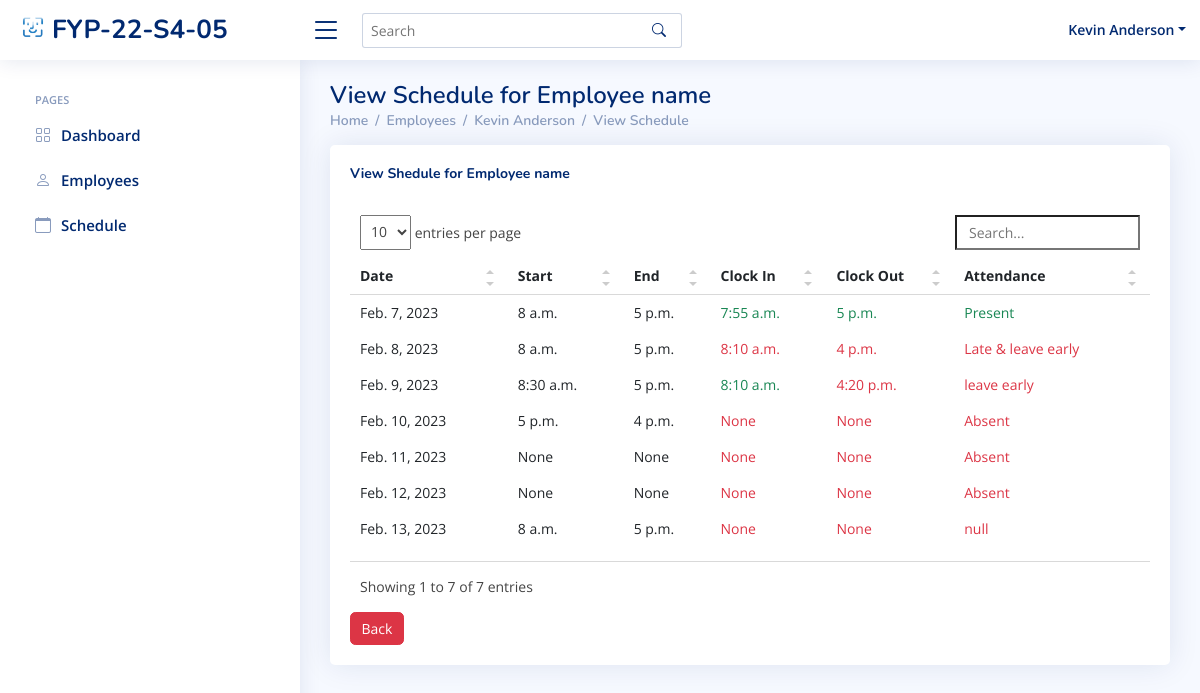
/HR/Employee/Schedule/8/ (signed in), run on an earlier commit of the app's database.
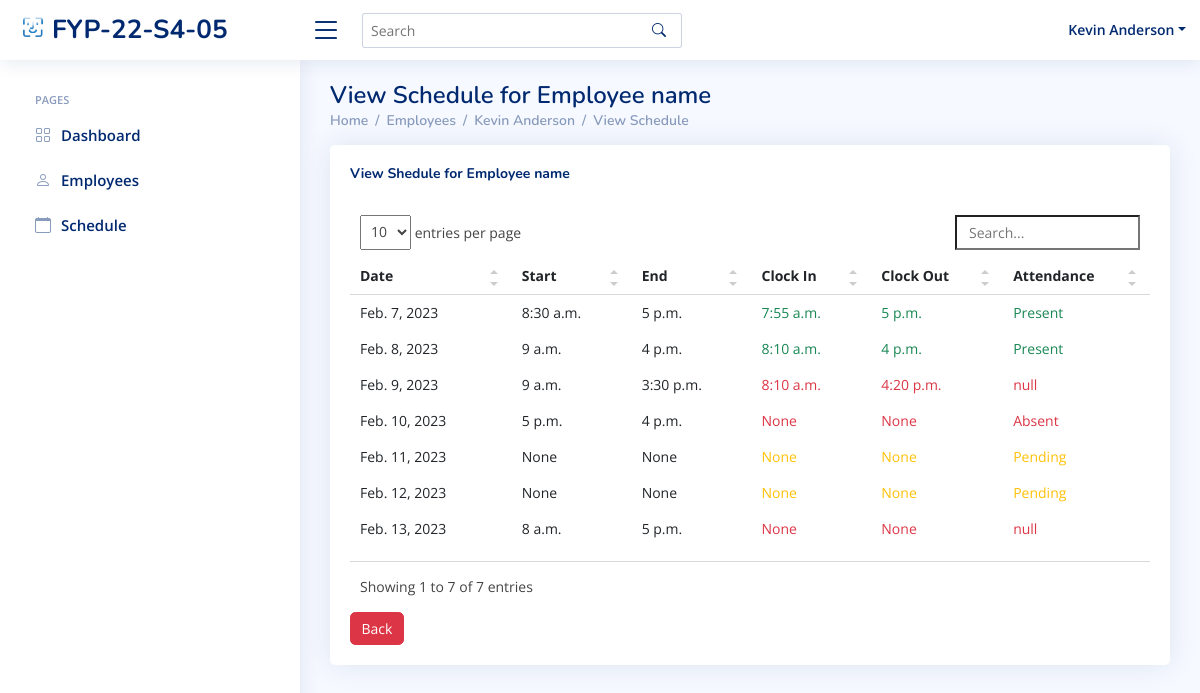
And on a later commit of the database.
### index/models.py (models this page shows, shortened)
class Employee(models.Model):
	Employee_ID = models.IntegerField(primary_key=True)
	Full_Name = models.CharField(max_length=100)
	Job_Title = models.CharField(max_length=100)
	Phone_Number = models.CharField(max_length=100)
	salt = models.CharField(max_length=50, null=True)
	Email_Address = models.EmailField()
	Role = models.ForeignKey(Role, on_delete=models.CASCADE)
	Profile_Image = models.ImageField(null=True,blank=True, upload_to='profile_pics/')
	Password = models.CharField(max_length=256)
	Start_Date = models.DateField(auto_now_add=True)

class WorkSchedule(models.Model):
	WorkSchedule_id = models.BigAutoField(primary_key=True)
	Employee = models.ForeignKey(Employee,on_delete=models.DO_NOTHING)
	InTime = models.TimeField(max_length=256, null=True, blank=True)
	OutTime = models.TimeField(max_length=256, null=True, blank=True)
	Mark = models.CharField(max_length=256,null=True)
	StartDate = models.DateField()
	StartTime = models.TimeField(null=True)
	EndTime = models.TimeField(null=True)
	class Meta:
		db_table = 'WorkSchedule'

### index/views/HR.py (the view)
# urls.py: path('HR/Employee/Schedule/<int:Editempid>/', HR.Employee_View_Schedule, name='EmployeeSchedule'),
def Employee_View_Schedule(request,Editempid):
	if 'Employee_ID' in request.session:
		currentEmployee = Employee.objects.get(Employee_ID=request.session['Employee_ID'])
		Emp = Employee.objects.get(Employee_ID=Editempid)
		Emp_Atten = WorkSchedule.objects.filter(Employee_id=Editempid).filter(StartDate__lte=currentDate).order_by('StartDate')
		context={
		'Employee_ID': currentEmployee.Employee_ID,
		'Job_Title': currentEmployee.Job_Title,
		'Full_Name': currentEmployee.Full_Name,
		"Emp_id" :Emp.Employee_ID,
		'Name' : Emp.Full_Name,
		'AttenData':Emp_Atten,
		}
		return render(request, 'HR/employees-view-schedule.html',context)

### templates/HR/employees-view-schedule.html (shortened to what this page needs)
{% extends "index/base.html" %}
{% load static %}
{% block content %}
{% include 'HR/HR_base.html'%}
  <main id="main" class="main">
    <div class="pagetitle">
      <h1>View Schedule for Employee name</h1>
      <nav>
        <ol class="breadcrumb">
          <li class="breadcrumb-item"><a href="{% url 'HR_home' %}">Home</a></li>
          <li class="breadcrumb-item "><a href="{% url 'EmployeesPage' %}">Employees</a></li>
          <li class="breadcrumb-item"><a href="javascript:" onclick='setGetParameter( "{{ Emp_id}} ")'>{{ Name }}</a></li>
            <li class="breadcrumb-item active"><a href="{% url 'EmployeeSchedule' Emp_id %}">View Schedule</a></li>
        </ol>
      </nav>
    </div>
    <section class="section">
      <div class="row">
        <div class="col-lg-12">
          <div class="card recent-sales overflow-auto">
            <div class="card-body">
              <div class="col-lg-12 align-items-center justify-content-center card-title">
                <h5 class="float-start"><b>View Shedule for Employee name</b></h5>
                <br>
              </div>
              <table class="table table-borderless datatable">
                <thead>
                  <tr>
                    <th scope="col">Date</th>
                    <th scope="col">Start</th>
                    <th scope="col">End</th>
                    <th scope="col">Clock In</th>
                    <th scope="col">Clock Out</th>
                    <th scope="col">Attendance</th>
                  </tr>
                </thead>
                <tbody id="bodyitem">
                  {% for Atten in AttenData %}
                  <tr onclick="document.location ='{% url 'EmployeeStatus' Emp_id %}'">
                    <td>{{ Atten.StartDate }}</td>
                    <td>{{ Atten.StartTime }}</td>
                    <td>{{ Atten.EndTime }}</td>
                    {% if Atten.Mark in 'Present' %}
                    <td class="text-success">{{ Atten.InTime }}</td>
                    <td class="text-success">{{ Atten.OutTime }}</td>
                    <td class="text-success">{{ Atten.Mark }}</td>
                    {% elif Atten.Mark in 'Late' %}
                    <td class="text-danger">{{ Atten.InTime }}</td>
                    <td class="text-success">{{ Atten.OutTime }}</td>
                    <td class="text-danger">{{ Atten.Mark }}</td>
                    {% elif Atten.Mark in 'leave early' %}
                    <td class="text-success">{{ Atten.InTime }}</td>
                    <td class="text-danger">{{ Atten.OutTime }}</td>
                    <td class="text-danger">{{ Atten.Mark }}</td>
                    {% elif Atten.Mark in 'Pending' %}
                    <td class="text-warning">{{ Atten.InTime }}</td>
                    <td class="text-warning">{{ Atten.OutTime }}</td>
                    <td class="text-warning">{{ Atten.Mark }}</td>
                    {% else %}
                    <td class="text-danger">{{ Atten.InTime }}</td>
                    <td class="text-danger">{{ Atten.OutTime }}</td>
                    <td class="text-danger">{{ Atten.Mark }}</td>
                    {% endif %}
                  </tr>
                  {% endfor %}
                </tbody>
              </table>
                <button onclick='setGetParameter( "{{ Emp_id}} ")' class="btn btn-danger" >Back</button>
            </div>
          </div>
        </div>
      </div>
    </section>
  </main>
{% endblock content %}

### templates/index/base.html (shortened to what this page needs)
{% load static %}
<!DOCTYPE html>
<html lang="en">
<head>
  <link href="{% static 'assets/vendor/bootstrap/css/bootstrap.min.css' %}" rel="stylesheet">
  <link href="{% static 'assets/vendor/bootstrap-icons/bootstrap-icons.css' %}" rel="stylesheet">
  <link href="{% static 'assets/vendor/boxicons/css/boxicons.min.css' %}" rel="stylesheet">
  <link href="{% static 'assets/vendor/quill/quill.snow.css' %}" rel="stylesheet">
  <link href="{% static 'assets/vendor/quill/quill.bubble.css' %}" rel="stylesheet">
  <link href="{% static 'assets/vendor/remixicon/remixicon.css' %}" rel="stylesheet">
  <link href="{% static 'assets/vendor/simple-datatables/style.css' %}" rel="stylesheet">
  <link href="https://cdnjs.cloudflare.com/ajax/libs/font-awesome/6.2.0/css/all.min.css" rel="stylesheet">
  <link href="{% static 'assets/vendor/fullcalender/css/fullcalendar.print.min.css' %}" rel='stylesheet' media='print' />
  <link href="{% static 'assets/vendor/fullcalender/css/fullcalendar.min.css' %}" rel="stylesheet" />
  <link href="{% static 'assets/vendor/semantic/semantic.min.css' %}" rel="stylesheet" />
  <link href="{% static 'assets/css/style.css' %}" rel="stylesheet">
</head>
<body>
  {% block content %}{% endblock content %}
</body>
</html>

### templates/HR/HR_base.html (shortened to what this page needs)
{% load static %}
  <header id="header" class="header fixed-top d-flex align-items-center">
    <div class="d-flex align-items-center justify-content-between">
      <a href="{% url 'HR_home' %}" class="logo d-flex align-items-center">
        <img src="{% static 'assets/img/logo.png' %}" alt="">
        <span class="d-none d-lg-block">FYP-22-S4-05</span>
      </a>
      <i class="bi bi-list toggle-sidebar-btn"></i>
    </div>
    <div class="search-bar">
      <form class="search-form d-flex align-items-center" method="POST" action="#">
        <input type="text" name="query" placeholder="Search" title="Enter search keyword">
        <button type="submit" title="Search"><i class="bi bi-search"></i></button>
      </form>
    </div>
    <nav class="header-nav ms-auto">
      <ul class="d-flex align-items-center">
        <li class="nav-item dropdown pe-3">
          <a class="nav-link nav-profile d-flex align-items-center pe-0" href="{% url 'HR_Profile' %}" data-bs-toggle="dropdown">
            <span class="d-none d-md-block dropdown-toggle ps-2">{{ Full_Name }}</span>
          </a>
        </li>
      </ul>
    </nav>
  </header>
  <aside id="sidebar" class="sidebar">
    <ul class="sidebar-nav" id="sidebar-nav">
      <li class="nav-heading">Pages</li>
      <li class="nav-item">
        <a class="nav-link collapsed" href="{%  url 'HR_home' %}">
          <i class="bi bi-grid"></i>
          <span>Dashboard</span>
        </a>
      </li>
      <li class="nav-item">
        <a class="nav-link collapsed" href="{% url 'EmployeesPage' %}">
          <i class="bi bi-person"></i>
          <span>Employees</span>
        </a>
      </li>
      <li class="nav-item">
        <a class="nav-link collapsed" href="{% url 'View_Schedule' %}">
          <i class="bi bi-calendar"></i>
          <span>Schedule</span>
        </a>
      </li>
  </aside>

### static/assets/css/style.css (style rules this page uses)
:root { scroll-behavior: smooth; }
body { font-family: "Open Sans", sans-serif; background: #f6f9ff; color: #444444; }
a { color: #4154f1; text-decoration: none; }
h1, h2, h3, h4, h5, h6 { font-family: "Nunito", sans-serif; }
#main { margin-top: 60px; padding: 20px 30px; transition: all 0.3s; }
.pagetitle { margin-bottom: 10px; }
.pagetitle h1 { font-size: 24px; margin-bottom: 0; font-weight: 600; color: #012970; }
.card { margin-bottom: 30px; border: none; border-radius: 5px; box-shadow: 0px 0 30px rgba(1, 41, 112, 0.1); }
.card-title { padding: 20px 0 15px 0; font-size: 18px; font-weight: 500; color: #012970; font-family: "Poppins", sans-serif; }
.card-body { padding: 0 20px 20px 20px; }
.breadcrumb { font-size: 14px; font-family: "Nunito", sans-serif; color: #899bbd; font-weight: 600; }
.breadcrumb a { color: #899bbd; transition: 0.3s; }
.breadcrumb .breadcrumb-item::before { color: #899bbd; }
.breadcrumb .active { color: #51678f; font-weight: 600; }
.logo { line-height: 1; }
@media (min-width: 1200px) { .logo { width: 280px; } }
.logo img { max-height: 26px; margin-right: 6px; }
.logo span { font-size: 26px; font-weight: 700; color: #012970; font-family: "Nunito", sans-serif; }
.header { transition: all 0.5s; z-index: 997; height: 60px; box-shadow: 0px 2px 20px rgba(1, 41, 112, 0.1); background-color: #fff; padding-left: 20px; }
.header .toggle-sidebar-btn { font-size: 32px; padding-left: 10px; cursor: pointer; color: #012970; }
.header .search-bar { min-width: 360px; padding: 0 20px; }
.header .search-form { width: 100%; }
.header .search-form input { border: 0; font-size: 14px; color: #012970; border: 1px solid rgba(1, 41, 112, 0.2); padding: 7px 38px 7px 8px; border-radius: 3px; transition: 0.3s; width: 100%; }
.header .search-form button { border: 0; padding: 0; margin-left: -30px; background: none; }
.header .search-form button i { color: #012970; }
.header-nav ul { list-style: none; }
.header-nav>ul { margin: 0; padding: 0; }
.header-nav .nav-profile { color: #012970; }
.header-nav .nav-profile span { font-size: 14px; font-weight: 600; }
.sidebar { position: fixed; top: 60px; left: 0; bottom: 0; width: 300px; z-index: 996; transition: all 0.3s; padding: 20px; overflow-y: auto; scrollbar-width: thin; scrollbar-color: #aab7cf transparent; box-shadow: 0px 0px 20px rgba(1, 41, 112, 0.1); background-color: #fff; }
@media (min-width: 1200px) { #main, #footer { margin-left: 300px; } }
.sidebar-nav { padding: 0; margin: 0; list-style: none; }
.sidebar-nav li { padding: 0; margin: 0; list-style: none; }
.sidebar-nav .nav-item { margin-bottom: 5px; }
.sidebar-nav .nav-heading { font-size: 11px; text-transform: uppercase; color: #899bbd; font-weight: 600; margin: 10px 0 5px 15px; }
.sidebar-nav .nav-link { display: flex; align-items: center; font-size: 15px; font-weight: 600; color: #4154f1; transition: 0.3; background: #f6f9ff; padding: 10px 15px; border-radius: 4px; }
.sidebar-nav .nav-link i { font-size: 16px; margin-right: 10px; color: #4154f1; }
.sidebar-nav .nav-link.collapsed { color: #012970; background: #fff; }
.sidebar-nav .nav-link.collapsed i { color: #899bbd; }

What changed in the data, as far as the page shows it:
changed WorkSchedule "Feb. 7, 2023": StartTime "8 a.m." → "8:30 a.m."
changed WorkSchedule "Feb. 8, 2023": StartTime "8 a.m." → "9 a.m."; EndTime "5 p.m." → "4 p.m."; Mark "Late & leave early" → "Present"
changed WorkSchedule "Feb. 9, 2023": StartTime "8:30 a.m." → "9 a.m."; EndTime "5 p.m." → "3:30 p.m."; Mark "leave early" → "null"
changed WorkSchedule "Feb. 11, 2023": Mark "Absent" → "Pending"
changed WorkSchedule "Feb. 12, 2023": Mark "Absent" → "Pending"
